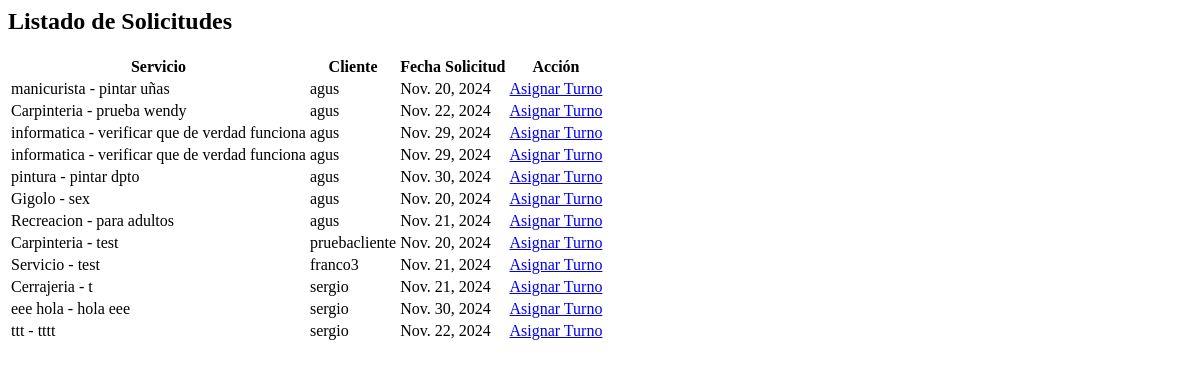
Before: /solicitudes/listado_solicitudes/ with the older database file.
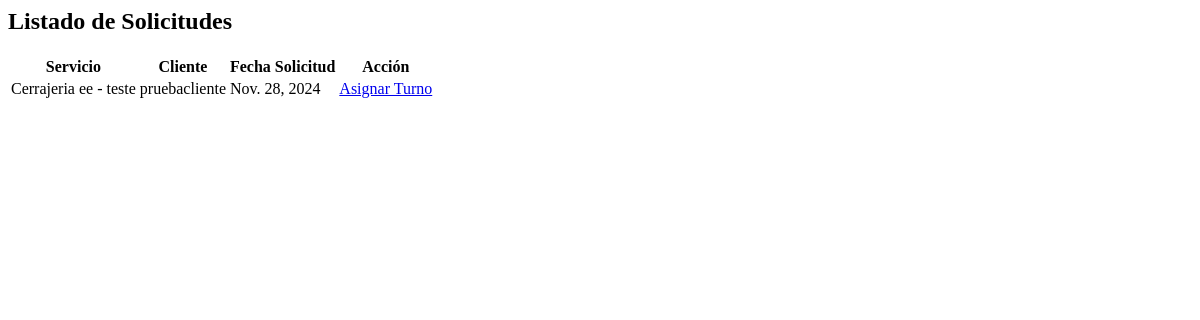
After: the same page with the newer database file.
### apps/solicitudes/models.py (models this page shows, shortened)
class Solicitud(models.Model):
    cliente = models.ForeignKey(Cliente, on_delete=models.CASCADE)
    servicio = models.ForeignKey(Servicio, on_delete=models.CASCADE)
    fecha_solicitud = models.DateField(auto_now_add=True)
    fecha_servicio = models.DateField()
    estado = models.CharField(max_length=10, default='Pendiente')

### apps/servicios/models.py (models this page shows)
class Servicio(models.Model):
    nombre_servicio = models.CharField(max_length=100)
    descripcion = models.TextField()
    def __str__(self):
        return f"{self.nombre_servicio } - {self.descripcion}"

### apps/usuarios/models.py (models this page shows)
class Cliente(models.Model):
    usuario = models.OneToOneField(Usuario, on_delete=models.CASCADE)
    direccion = models.CharField(max_length=255)
    telefono = models.CharField(max_length=15)
    def __str__(self):
        return self.usuario.username

class Usuario(AbstractUser):
    ROLES = [
        ('Cliente', 'Cliente'),
        ('Profesional', 'Profesional')
    ]
    rol = models.CharField(max_length=20, choices=ROLES)

### apps/solicitudes/views.py (the view)
# urls.py: path('listado_solicitudes/', views.SolicitudesView.as_view(), name='listado_solicitudes'),
class SolicitudesView(TemplateView):
    template_name = "listado_solicitudes.html"
    def get_context_data(self, **kwargs):
        context = super().get_context_data(**kwargs)
        context['solicitudes'] = Solicitud.objects.all()
        return context

### apps/solicitudes/templates/listado_solicitudes.html
<h2>Listado de Solicitudes</h2>
<table>
    <thead>
        <tr>
            <th>Servicio</th>
            <th>Cliente</th>
            <th>Fecha Solicitud</th>
            <th>Acción</th>
        </tr>
    </thead>
    <tbody>
        {% for solicitud in solicitudes %}
        <tr>
            <td>{{ solicitud.servicio }}</td>
            <td>{{ solicitud.cliente }}</td>
            <td>{{ solicitud.fecha_servicio }}</td>
            <td>
                <a href="{% url 'asignar_turno' solicitud.id %}">Asignar Turno</a>
            </td>
        </tr>
        {% endfor %}
    </tbody>
</table>

Changed rows visible on the page:
removed Solicitud: servicio "manicurista - pintar uñas", cliente "agus", fecha_servicio "Nov. 20, 2024"
removed Solicitud: servicio "Carpinteria - prueba wendy", cliente "agus", fecha_servicio "Nov. 22, 2024"
removed Solicitud: servicio "informatica - verificar que de verdad funciona", cliente "agus", fecha_servicio "Nov. 29, 2024"
removed Solicitud: servicio "informatica - verificar que de verdad funciona", cliente "agus", fecha_servicio "Nov. 29, 2024"
removed Solicitud: servicio "pintura - pintar dpto", cliente "agus", fecha_servicio "Nov. 30, 2024"
removed Solicitud: servicio "Gigolo - sex", cliente "agus", fecha_servicio "Nov. 20, 2024"
removed Solicitud: servicio "Recreacion - para adultos", cliente "agus", fecha_servicio "Nov. 21, 2024"
removed Solicitud: servicio "Carpinteria - test", cliente "pruebacliente", fecha_servicio "Nov. 20, 2024"
removed Solicitud: servicio "Servicio - test", cliente "franco3", fecha_servicio "Nov. 21, 2024"
removed Solicitud: servicio "Cerrajeria - t", cliente "sergio", fecha_servicio "Nov. 21, 2024"
removed Solicitud: servicio "eee hola - hola eee", cliente "sergio", fecha_servicio "Nov. 30, 2024"
removed Solicitud: servicio "ttt - tttt", cliente "sergio", fecha_servicio "Nov. 22, 2024"
added Solicitud: servicio "Cerrajeria ee - teste", cliente "pruebacliente", fecha_servicio "Nov. 28, 2024"
